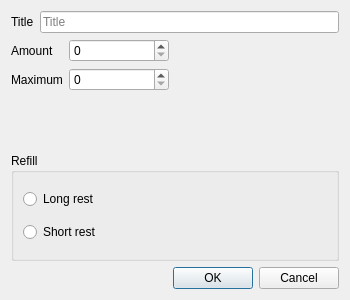
<?xml version="1.0" encoding="UTF-8"?>
<ui version="4.0">
 <class>ResourceDialog</class>
 <widget class="QDialog" name="ResourceDialog">
  <property name="geometry">
   <rect>
    <x>0</x>
    <y>0</y>
    <width>350</width>
    <height>300</height>
   </rect>
  </property>
  <property name="minimumSize">
   <size>
    <width>350</width>
    <height>300</height>
   </size>
  </property>
  <property name="maximumSize">
   <size>
    <width>350</width>
    <height>300</height>
   </size>
  </property>
  <property name="windowTitle">
   <string>ResourceDialog</string>
  </property>
  <layout class="QVBoxLayout" name="verticalLayout_2">
   <item>
    <layout class="QHBoxLayout" name="horizontalLayout">
     <item>
      <widget class="QLabel" name="label">
       <property name="text">
        <string>Title</string>
       </property>
      </widget>
     </item>
     <item>
      <widget class="QLineEdit" name="titleEdit">
       <property name="placeholderText">
        <string>Title</string>
       </property>
      </widget>
     </item>
    </layout>
   </item>
   <item>
    <layout class="QFormLayout" name="formLayout">
     <item row="0" column="0">
      <widget class="QLabel" name="label_2">
       <property name="text">
        <string>Amount</string>
       </property>
      </widget>
     </item>
     <item row="0" column="1">
      <widget class="QSpinBox" name="amountBox">
       <property name="maximumSize">
        <size>
         <width>100</width>
         <height>16777215</height>
        </size>
       </property>
      </widget>
     </item>
     <item row="1" column="0">
      <widget class="QLabel" name="label_3">
       <property name="text">
        <string>Maximum</string>
       </property>
      </widget>
     </item>
     <item row="1" column="1">
      <widget class="QSpinBox" name="maximumBox">
       <property name="maximumSize">
        <size>
         <width>100</width>
         <height>16777215</height>
        </size>
       </property>
      </widget>
     </item>
    </layout>
   </item>
   <item>
    <widget class="QGroupBox" name="groupBox">
     <property name="title">
      <string>Refill</string>
     </property>
     <layout class="QVBoxLayout" name="verticalLayout">
      <item>
       <widget class="QRadioButton" name="longRestRadioButton">
        <property name="text">
         <string>Long rest</string>
        </property>
        <property name="icon">
         <iconset resource="../static/app_resources.qrc">
          <normaloff>:/charSheet/longrest.svg</normaloff>:/charSheet/longrest.svg</iconset>
        </property>
       </widget>
      </item>
      <item>
       <widget class="QRadioButton" name="shortRestRadioButton">
        <property name="text">
         <string>Short rest</string>
        </property>
        <property name="icon">
         <iconset resource="../static/app_resources.qrc">
          <normaloff>:/charSheet/shortrest.svg</normaloff>:/charSheet/shortrest.svg</iconset>
        </property>
       </widget>
      </item>
     </layout>
    </widget>
   </item>
   <item>
    <widget class="QDialogButtonBox" name="buttonBox">
     <property name="standardButtons">
      <set>QDialogButtonBox::Cancel|QDialogButtonBox::Ok</set>
     </property>
    </widget>
   </item>
  </layout>
 </widget>
 <resources>
  <include location="../static/app_resources.qrc"/>
 </resources>
 <connections/>
</ui>
